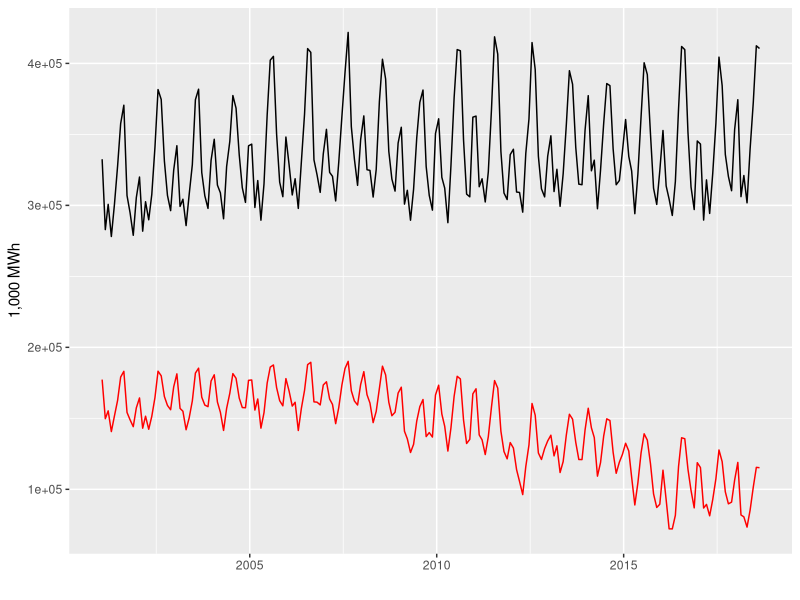
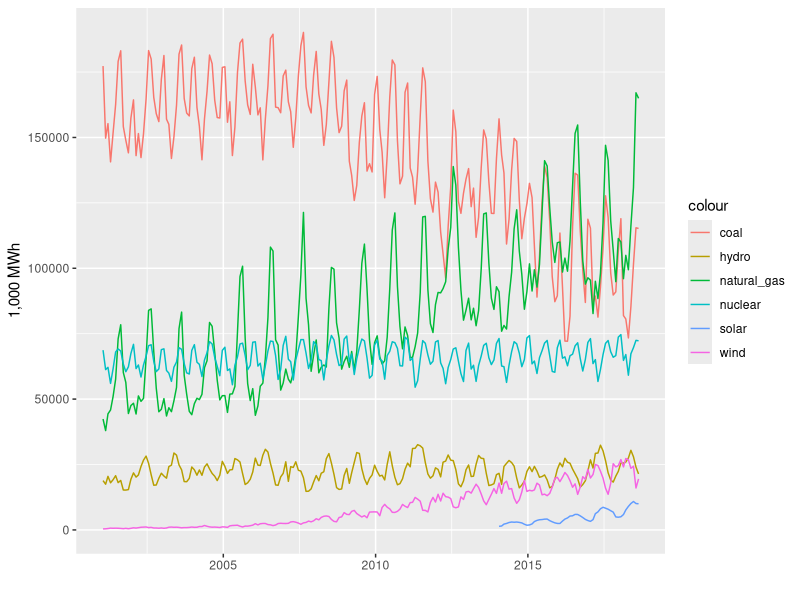

These figures' R source, in order:
## ---- chunk 1
knitr::opts_chunk$set(echo = TRUE)
## ---- chunk 2
library(readr)
netgen <- read_csv("Data_TS/Net_generation_United_States_all_sectors_monthly.csv", 
      col_types = cols(Month = col_character()), 
      skip = 4)

# inspect the data set
head(netgen)
names(netgen)
colnames(netgen) <- c("Month", "all_fuels", "coal", "natural_gas", "nuclear", "hydro", "wind", "solar")

head(netgen)
## ---- chunk 3
# change the 'month' to date type 
# try as.Date first
# netgen$Month <- as.Date.character(netgen$Month)
library(lubridate)
netgen$Month <- mdy(netgen$Month)
head(netgen)
## ---- chunk 4
library(dplyr)
library(ggplot2)
netgen %>% ggplot (aes(x=Month, y=all_fuels)) +
            geom_line() +
            labs (x="", y="1,000 MWh")+
            geom_line(aes(x=Month, y=coal), color="red")
## ---- chunk 5
my.cols <- heat.colors(8, alpha=1)
my.names <- colnames(netgen)
names(my.cols) <- my.names


data<- netgen
p <-  ggplot(data, aes(x = Month))

for (i in 2:7){
  p <- p + geom_line(aes_(y = as.name(names(data[i+1])), colour = 
colnames(data[i+1])))#as.character(my.names[i])))
}
p + labs (x="", y="1,000 MWh")

